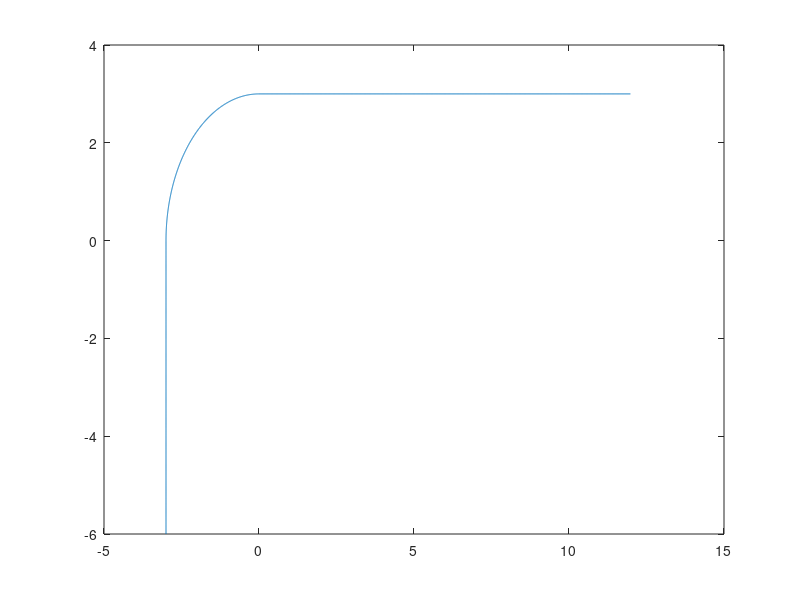

Write the MATLAB code that produced this figure. (Note: this script raises an error after producing the figure.)
clear;
clc;
%% parameters
%wheelbases
% bounding box 4.5m x 1.7m for compact car

L=4.5;
%distance from rear wheel to center of mass
b=2.25;

%time discretization
dt=0.01;
%time span We make the simulation in 18 seconds
T=0:dt:18;

X0 = [12 5 pi]';

%% load reference trajectory
%{

U_ref(1:2,1:601)=[ones(1,601) * 1; zeros(1,601)];

[x,y,phi] = kinematic_model(6,[6.5 10.2 pi]',b,L,U_ref(1:2,1:601));

Y_ref(1:3,1:601)=[x;y;phi];

U_ref(1:2,601:1201)=[ones(1,601) * 0.675; ones(1,601) * 1.05];

[x,y,phi] = kinematic_model(6,Y_ref(:,601),b,L,U_ref(1:2,601:1201));

Y_ref(1:3,601:1201)=[x;y;phi];

U_ref(1:2,1201:1801)=[ones(1,601) * 1; ones(1,601) * 0]; %0.6

[x,y,phi] = kinematic_model(6,Y_ref(:,1201),b,L,U_ref(1:2,1201:1801));

Y_ref(1:3,1201:1801)=[x;y;phi];

plot(Y_ref(1, 1: length(Y_ref) - 10), Y_ref(2, 1:length(Y_ref) - 10),'b'); 
hold on;
%}
K=3
U_ref2=zeros(1,1799);
for tm=1:1:600
Y_cor(tm)=K;
X_cor(tm)=0.02*(600-tm);
end
for tm=1:1:600
Y_cor(600+tm)=K*cos(pi/2*tm/600);
X_cor(600+tm)=-K*sin(pi/2*tm/600);
U_ref2(tm+600)=1/K;
end
for tm=1:1:600
Y_cor(1200+tm)=-tm*0.01;
X_cor(1200+tm)=-K;
end
for id=2:1:length(X_cor)-1
U_ref1(id)=sqrt((Y_cor(id+1)-Y_cor(id-1))^2+(X_cor(id+1)-X_cor(id-1))^2)/2/dt;
phi_cor(id)=atan((Y_cor(id+1)-Y_cor(id-1)/(X_cor(id+1)-X_cor(id-1))))+pi/2;
end
Y_ref(1,:)=X_cor(2:end)
Y_ref(2,:)=Y_cor(2:end)
Y_ref(3,:)=phi_cor
U_ref(2,:)=U_ref2
U_ref(1,:)=U_ref1

plot(X_cor,Y_cor)

%the reference trajectory Yref is given in a 3x601 double

%% 2.1 Discrete-time A and B matrices
%these are the system linearized in discrete time about the reference
%trajectory i.e. x(i+1)=A_i*x_i+B_i*u_i

A=@(i) dt.*[1/dt 0 -U_ref(1,i)*sin(Y_ref(3,i))-b/L*U_ref(1,i)*tan(U_ref(2,i))*cos(Y_ref(3,i));
            0 1/dt  U_ref(1,i)*cos(Y_ref(3,i))-b/L*U_ref(1,i)*tan(U_ref(2,i))*sin(Y_ref(3,i));
            0 0 1/dt];

B=@(i) dt.*[cos(Y_ref(3,i))-b/L*tan(U_ref(2,i))*sin(Y_ref(3,i)) -b/L*U_ref(1,i)*sin(Y_ref(3,i))/cos(U_ref(2,i))^2;
            sin(Y_ref(3,i))+b/L*tan(U_ref(2,i))*cos(Y_ref(3,i)) b/L*U_ref(1,i)*cos(Y_ref(3,i))/cos(U_ref(2,i))^2;
            tan(U_ref(2,i))/L U_ref(1,i)/L/cos(U_ref(2,i))^2];


%% 2.2 Number of decision variables for colocation method
npred=10;

Ndec= 11*3 + 10*2;

%% 2.3 write and test function  to construct Aeq beq (equality constraints
%enforce x(i+1)=A_i*x_i+B_i*u_i for the prediction horizon) 
%check the values of Aeq and beq timestep 1 (t=0)
%with the given initial condition of Y(0)=[0.25;-0.25;-0.1];

[Aeq,beq]=eq_cons(1,A,B,10, [10,10,pi]);
Aeq_test1= Aeq;
beq_test1= beq;

%% 2.4 write and test function to generate limits on inputs 
%check the value at timestep 1 (t=0)
[Lb_test1,Ub_test1]=bound_cons(1,U_ref,10);

%% 2.5 simulate controller working from initial condition [0.25;-0.25;-0.1]
%use ode45 to between inputs
Q = [1 0 0; 0 1 0; 0 0 0.5];
R = [0.1 0; 0 0.01];

x = zeros(3, length(T));
u = zeros(length(T)-1 , 2);
x(:, 1) = X0;
PredHorizon = 11;

H = zeros(3* PredHorizon + 2*(PredHorizon - 1) );
c = zeros(3* PredHorizon + 2*(PredHorizon - 1), 1);
for i = 1:PredHorizon
    H(((i-1)*3+1):(i*3), ((i-1)*3+1):(i*3)) = Q;
end
for i = 1:(PredHorizon - 1)
    H( ((i-1)*2 + 3*PredHorizon + 1 ):( i*2 + 3*PredHorizon), ((i-1)*2 + 3*PredHorizon+1 ):(i*2 + 3*PredHorizon) ) = R;
end


odefun = @(t, x, u) [u(1)*cos(x(3))-(b/L)*u(1)*tan(u(2))*sin(x(3)) ;...
                  u(1)*sin(x(3))+(b/L)*u(1)*tan(u(2))*cos(x(3)) ;...
                  u(1)*tan(u(2))/L] ;
 
j = 1;
while(j < (length(T))-10)
    if(npred > (length(T)-j))
        npred = min(npred, (length(T)-j));
        PredHorizon = npred+1;
        H = zeros(3* PredHorizon + 2*(PredHorizon - 1) );
        c = zeros(3* PredHorizon + 2*(PredHorizon - 1), 1);
        for i = 1:PredHorizon
            H(((i-1)*3+1):(i*3), ((i-1)*3+1):(i*3)) = Q;
        end
        for i = 1:(PredHorizon - 1)
            H( ((i-1)*2 + 3*PredHorizon + 1 ):( i*2 + 3*PredHorizon), ((i-1)*2 + 3*PredHorizon+1 ):(i*2 + 3*PredHorizon) ) = R;
        end
    end
    
    [Aeq, beq] = eq_cons(j, A, B, npred, X0-Y_ref(:, j)); 
    [Lb,Ub]=bound_cons(j, U_ref, npred);
    solDV = quadprog( H, c, [], [], Aeq, beq, Lb, Ub);
    u = solDV((3*PredHorizon + 1):(2 + 3* PredHorizon))+ U_ref(:, j);
    [~, temp_x] = ode45(@(t,x) odefun(t, x, u), [0 dt], X0);
    X0 = temp_x(end, :)'; 
    x(:, j+1) = solDV(4:6) + Y_ref(:, j+1);
    j = j + 1; 
end


max_dist_error = 0;
for t = 2:1:length(T)  
    if(x(1, t) >= 3 && x(1, t) <= 4)
        cur_error = sqrt((x(1, t)- Y_ref(1, t)).^2 + (x(2, t)- Y_ref(2, t)).^2);
        max_dist_error = max(max_dist_error, cur_error);
    end
end
plot(Y_ref(1, 1: length(Y_ref) - 10), Y_ref(2, 1:length(Y_ref) - 10),'b'); hold on;
plot(x(1, 1:length(x) - 10), x(2, 1:length(x) - 10),'r'); hold on;

Obstacle1_x = [1,3,3,1,1,3,1,3];
Obstacle1_y = [-1,-1,1,1,-1,1,1,-1]*2.25;
plot(Obstacle1_x, Obstacle1_y,'k');
hold off;

%% I highly recommend you write functions for constraint generation and dynamics down here and 
%call them when needed above, for exa

function [Aeq,beq]=eq_cons(idx,A,B,step, IC)
Aeq = zeros(33,53);
Aeq(1,1) = 1;
Aeq(2,2) = 1;
Aeq(3,3) = 1;
beq = zeros(33,1);
beq(1) = IC(1);
beq(2) = IC(2);
beq(3) = IC(3);

for t = 2:step+1
    A_temp = A(idx + t - 2);
    B_temp = B(idx + t - 2);
    Aeq(3*t-2,3*t-2) = -1;
    Aeq(3*t-2,3*t-5) = A_temp(1,1);
    Aeq(3*t-2,3*t-4) = A_temp(1,2);
    Aeq(3*t-2,3*t-3) = A_temp(1,3);
    Aeq(3*t-2,30+2*t) = B_temp(1,1);
    Aeq(3*t-2,31+2*t) = B_temp(1,2);
    
    Aeq(3*t-1,3*t-1) = -1;   
    Aeq(3*t-1,3*t-5) = A_temp(2,1);
    Aeq(3*t-1,3*t-4) = A_temp(2,2);
    Aeq(3*t-1,3*t-3) = A_temp(2,3);
    Aeq(3*t-1,30+2*t) = B_temp(2,1);
    Aeq(3*t-1,31+2*t) = B_temp(2,2);
    
    Aeq(3*t,3*t) = -1;   
    Aeq(3*t,3*t-5) = A_temp(3,1);
    Aeq(3*t,3*t-4) = A_temp(3,2);
    Aeq(3*t,3*t-3) = A_temp(3,3);
    Aeq(3*t,30+2*t) = B_temp(3,1);
    Aeq(3*t,31+2*t) = B_temp(3,2);
    
end
%build matrix for A_i*x_i+B_i*u_i-x_{i+1}=0
%in the form Aeq*z=beq
%initial_idx specifies the time index of initial condition from the reference trajectory 
%A and B are function handles above


end

%function [Lb,Ub]=bound_cons(idx,U_ref,input_range)
%initial_idx is the index along uref the initial condition is at
function [Lb,Ub]=bound_cons(idx,U_ref,step)
    Lb = zeros(53,1);
    Ub = zeros(53,1);
    for t = 1:1+step
        Lb(3*t-2) = -Inf;
        Ub(3*t-2) = Inf;
        Lb(3*t-1) = -Inf;
        Ub(3*t-1) = Inf;
        Lb(3*t) = -Inf;
        Ub(3*t) = Inf;
    end
    for t = 1:step
        Lb(32+2*t) = 0-U_ref(1,idx+t-1);
        Ub(32+2*t) = 15-U_ref(1,idx+t-1);
        Lb(33+2*t) = -1.0-U_ref(2,idx+t-1);
        Ub(33+2*t) = 1.0-U_ref(2,idx+t-1);
    end

end